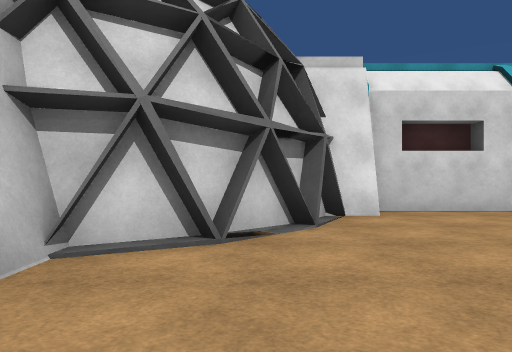
view 1 (above)

13 first-person views from a walk through a scene from a Unity 3-D project. The camera is 1.3 m above the floor, looks level and sees 70° across. The floor is counted in squares, 2 m on a side. Each view is taken from the middle of a square. On the plan, view 1 faces up. The plan holds only what a view shows up to about 11 squares ahead; the rest is blank. The place goes on beyond the plan. Flat ground stands in for the terrain. The player is left out. Door leaves are left out, so doorways stand open. Surface patterns are stand-ins for the level's own textures.

view 2
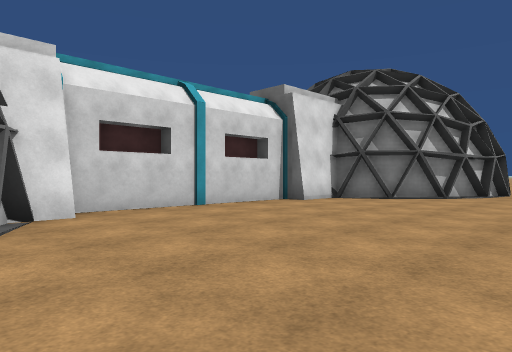

view 3
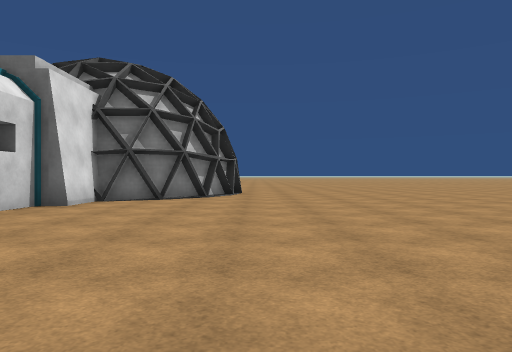

view 4
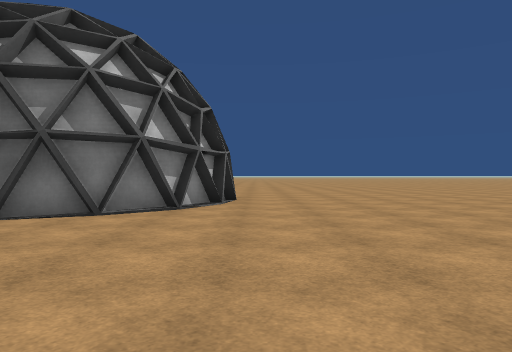

view 5
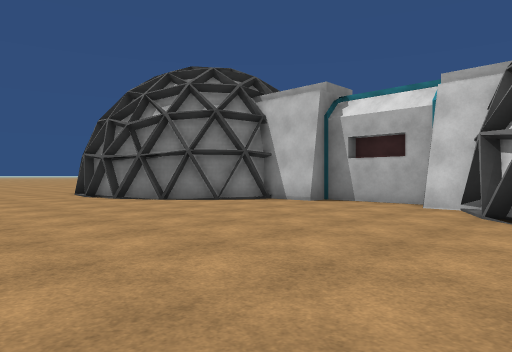

view 6
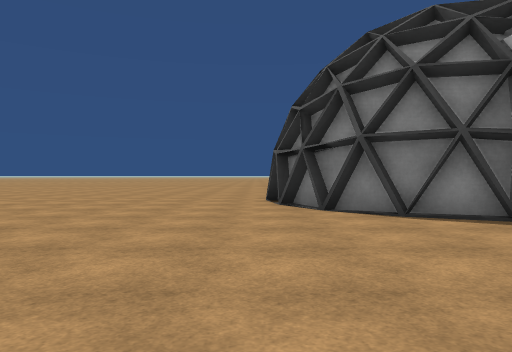

view 7
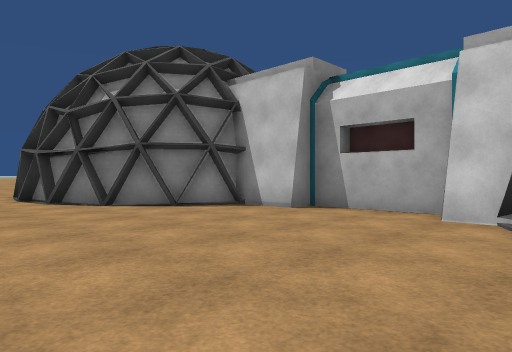

view 8
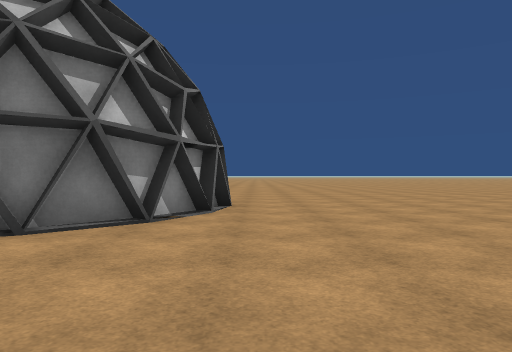

view 9
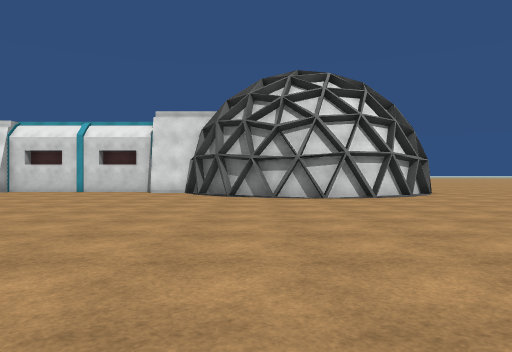

view 10
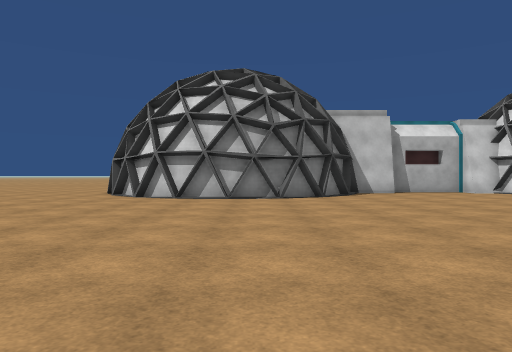

view 11
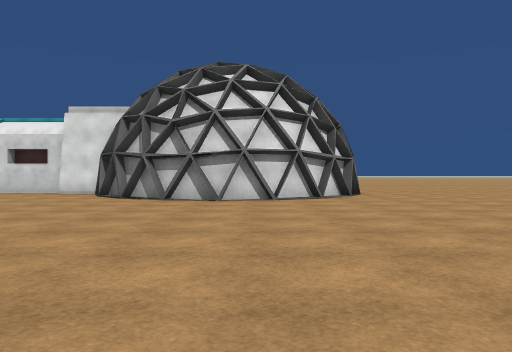

view 12
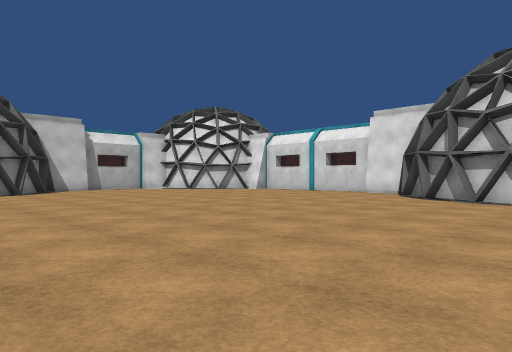

view 13
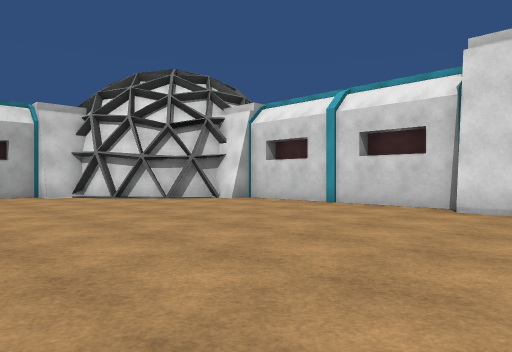

### Floor plan
Key: @ floor where view 1 was taken; # wall or solid block; . floor; D open door; B building.
Columns run from 3 left of view 1 to 16 right of it. Each row starts with its distance up from view 1.
  7      D######  B
  6     ##.....##BBB
  5   BB#........#BBB
  4  BB#..........#BBBBB
  3  #.............##B##
  2 #...................
  1 #...................
  0 #..@................
 -1 ##..................
 -2  #..................
 -3  BB.................
 -4 BBBB................
 -5  BBB#...............
 -6   BBB...............
 -7     B..............
 -8     B......... .

Positions as (right, up) in squares from view 1, and headings:
1: (0, 0), facing up
2: (0, 0), facing up-right
3: (0, 2), facing right
4: (4, 2), facing right
5: (6, 5), facing down-left
6: (2, 3), facing down
7: (4, 4), facing down-left
8: (6, 2), facing right
9: (12, -8), facing up
10: (12, -6), facing left
11: (15, -7), facing up
12: (15, -7), facing up-left
13: (10, -1), facing up-left
